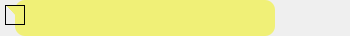
<?xml version="1.0" encoding="UTF-8"?>
<ui version="4.0">
 <class>Form</class>
 <widget class="QWidget" name="Form">
  <property name="geometry">
   <rect>
    <x>0</x>
    <y>0</y>
    <width>350</width>
    <height>36</height>
   </rect>
  </property>
  <property name="windowTitle">
   <string>Form</string>
  </property>
  <widget class="QFrame" name="textFrame">
   <property name="geometry">
    <rect>
     <x>15</x>
     <y>0</y>
     <width>260</width>
     <height>36</height>
    </rect>
   </property>
   <property name="styleSheet">
    <string notr="true">border-radius: 10px;
background-color: rgb(240, 240, 119);</string>
   </property>
   <property name="frameShape">
    <enum>QFrame::StyledPanel</enum>
   </property>
   <property name="frameShadow">
    <enum>QFrame::Raised</enum>
   </property>
   <widget class="QLabel" name="image">
    <property name="geometry">
     <rect>
      <x>10</x>
      <y>8</y>
      <width>241</width>
      <height>20</height>
     </rect>
    </property>
    <property name="font">
     <font>
      <family>Arial</family>
      <pointsize>12</pointsize>
     </font>
    </property>
    <property name="text">
     <string/>
    </property>
    <property name="alignment">
     <set>Qt::AlignLeading|Qt::AlignLeft|Qt::AlignTop</set>
    </property>
    <property name="wordWrap">
     <bool>true</bool>
    </property>
   </widget>
   <widget class="QPlainTextEdit" name="text">
    <property name="geometry">
     <rect>
      <x>10</x>
      <y>8</y>
      <width>241</width>
      <height>20</height>
     </rect>
    </property>
    <property name="font">
     <font>
      <family>Arial</family>
      <pointsize>10</pointsize>
     </font>
    </property>
    <property name="focusPolicy">
     <enum>Qt::NoFocus</enum>
    </property>
    <property name="verticalScrollBarPolicy">
     <enum>Qt::ScrollBarAlwaysOff</enum>
    </property>
    <property name="horizontalScrollBarPolicy">
     <enum>Qt::ScrollBarAlwaysOff</enum>
    </property>
    <property name="readOnly">
     <bool>true</bool>
    </property>
   </widget>
  </widget>
  <widget class="QFrame" name="frame_2">
   <property name="geometry">
    <rect>
     <x>5</x>
     <y>5</y>
     <width>20</width>
     <height>20</height>
    </rect>
   </property>
   <property name="styleSheet">
    <string notr="true">background-color: qlineargradient(spread:pad, x1:0.511773, y1:0.489, x2:0.494, y2:0.505682, stop:0 rgb(240, 240, 119), stop:1 rgba(0, 0, 0, 0));</string>
   </property>
   <property name="frameShape">
    <enum>QFrame::StyledPanel</enum>
   </property>
   <property name="frameShadow">
    <enum>QFrame::Raised</enum>
   </property>
  </widget>
 </widget>
 <resources/>
 <connections/>
</ui>
